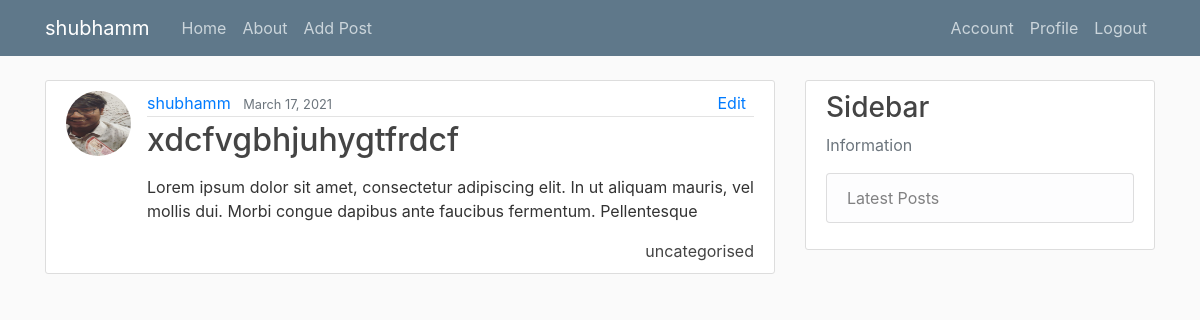
The app's page /my_view/ (signed in), older data.
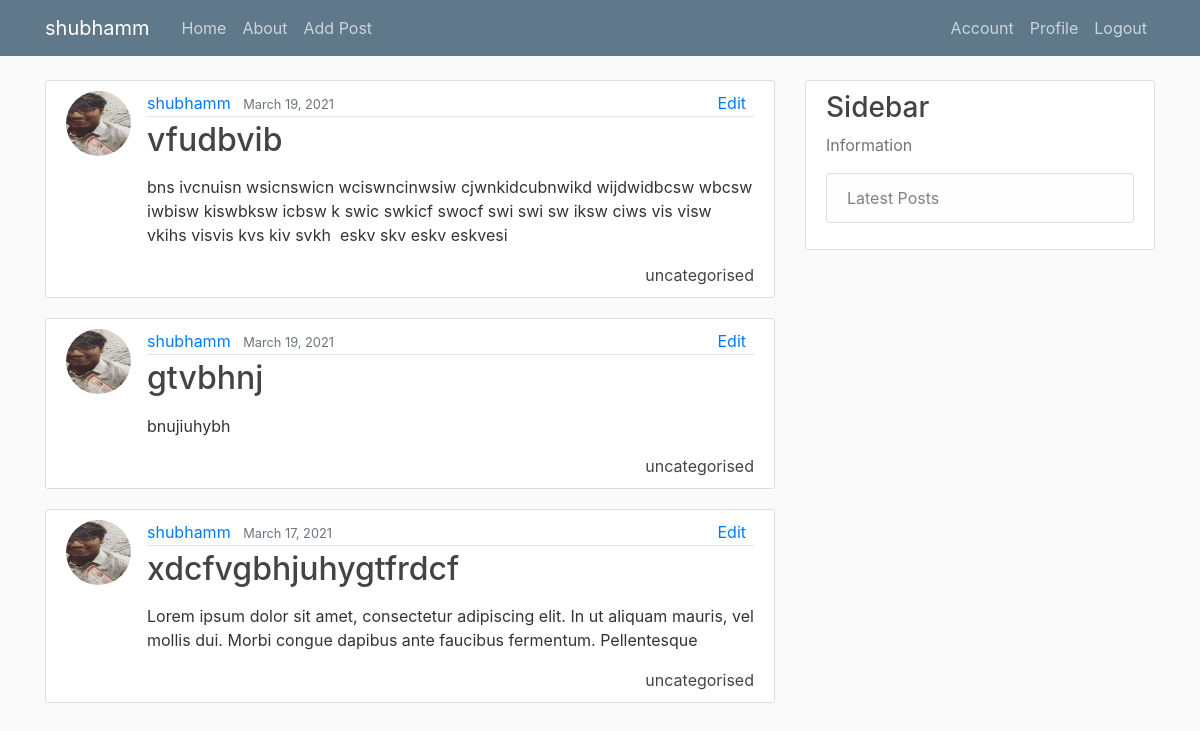
The same page, newer data.
### blog/models.py (models this page shows, shortened)
class Post(models.Model):
    title = models.CharField(max_length=100)
    content = CKEditor5Field(blank=True, null=True, config_name='extends')
    date_posted = models.DateTimeField(default=timezone.now)
    author = models.ForeignKey(User, on_delete=models.CASCADE)
    snippet = models.CharField(blank=True, max_length=100)
    category = models.CharField(max_length=100, default='uncategorised')
    likes = models.ManyToManyField(User, related_name='blogpost_like')

### users/models.py (models this page shows, shortened)
class Profile(models.Model):
    user = models.OneToOneField(User, unique=True, on_delete=models.CASCADE)
    bio = models.TextField(null=True, blank=True)
    image = models.ImageField(upload_to='profile_pics/')
    instagram_url = models.CharField(null=True, blank=True, max_length=255)

### blog/views.py (the view)
# urls.py: path('my_view/', MyView.as_view(), name='my-view'),
class MyView(ListView):
    model = Post
    template_name = 'blog/myposts.html'
    ordering = ['-date_posted']

### blog/templates/blog/myposts.html (shortened to what this page needs)
{% extends "blog/base.html" %}
{%load static%}
{% block content %}
{% for post in object_list%}
{%if post.author.id == user.id%}
<article class="media content-section">
    {%if post.author.profile.image.url%}
    <img class="rounded-circle article-img" src="{{post.author.profile.image.url}}" alt="oopsie">
    {%else%}
    <img class="rounded-circle article-img" src="{% static 'blog/images/not-found.png' %}" alt="oopsie">
    {% endif %}
    <div class="media-body">
        <div class="article-metadata">
            <a class="mr-2" href="#">{{ post.author }}</a>
            <small class="text-muted">{{ post.date_posted|date:"F d, Y" }}</small>
            {%if user.is_authenticated %}
            {%if post.author.id == user.id%}
            <a class="mr-2" style="float: right" href="{%url 'article-detailer' post.pk%}">Edit</a>
            {%endif%}
            {%endif%}
        </div>
        <h2><a class="article-title" href="{%url 'article-detailer' post.pk%}">{{ post.title }}</a></h2>
        <p class="article-content">{{ post.content|slice:":200"|safe }}</p>
        <a class="article-title" style="float: right"
            href="{%url 'category-post' post.category|slugify %}">{{post.category}}</a>
    </div>
</article>
{%endif%}
{% endfor %}
<br>
<br>
{% endblock content %}

### blog/templates/blog/base.html (shortened to what this page needs)
<!DOCTYPE html>
{% load static%}
<head>
    <link rel="stylesheet" href="https://stackpath.bootstrapcdn.com/bootstrap/4.3.1/css/bootstrap.min.css"
>
    <link rel="stylesheet" type="text/css" href="{% static 'blog/main.css' %}">
</head>
<body>
    <header class="site-header">
        <nav class="navbar navbar-expand-md navbar-dark bg-steel fixed-top">
            <div class="container">
                <a class="navbar-brand mr-4" href="{%url 'my-view' %}">{{user.username}}</a>
                <div class="collapse navbar-collapse" id="navbarToggle">
                    <div class="navbar-nav mr-auto">
                        <a class="nav-item nav-link" href="{% url 'blog-home' %}">Home</a>
                        <a class="nav-item nav-link" href="{% url 'blog-about' %}">About</a>
                        {%if user.is_authenticated %}
                        <a class="nav-item nav-link" href="{% url 'post-add' %}">Add Post</a>
                        {% endif %}
                    </div>
                    <div class="navbar-nav">
                        {%if user.is_authenticated %}
                        <a class="nav-item nav-link" href="{% url 'user-edit' %}">Account</a>
                        <a class="nav-item nav-link" href="{% url 'profile' %}">Profile</a>
                        <a class="nav-item nav-link" href="{% url 'logout' %}">Logout</a>
                        {% else %}
                        <a class="nav-item nav-link" href="{% url 'login' %}">Login</a>
                        <a class="nav-item nav-link" href="{% url 'register' %}">Register</a>
                        {% endif %}
                    </div>
                </div>
            </div>
        </nav>
    </header>
    <main role="main" class="container">
        <div class="row">
            <div class="col-md-8">
                {% block content %}{% endblock %}
            </div>
            <div class="col-md-4">
                <div class="content-section">
                    <h3>Sidebar</h3>
                    <p class='text-muted'>Information
                    <ul class="list-group">
                        <li class="list-group-item list-group-item-light">Latest Posts</li>
                    </ul>
                    </p>
                </div>
            </div>
        </div>
    </main>
</body>
</html>

### static/blog/main.css (style rules this page uses)
body { background: #fafafa; color: #333333; margin-top: 5rem; }
h1, h2, h3, h4, h5, h6 { color: #444444; }
ul { margin: 0; }
.bg-steel { background-color: #5f788a; }
.site-header .navbar-nav .nav-link { color: #cbd5db; }
.content-section { background: #ffffff; padding: 10px 20px; margin-right:0px; border: 1px solid #dddddd; border-radius: 3px; margin-bottom: 20px; }
.article-title { color: #444444; }
.article-content { white-space: pre-line; }
.article-img { height: 65px; width: 65px; margin-right: 16px; }
.article-metadata { padding-bottom: 1px; margin-bottom: 4px; border-bottom: 1px solid #e3e3e3 }

Row changes from the older to the newer data that the page shows:
added Post: author.profile.image (picture), author "shubhamm", date_posted "March 19, 2021", shows "Edit", title "vfudbvib", content "bns ivcnuisn wsicnswicn wciswncinwsiw cjwnkidcubnwikd wijdwidbcsw wbcsw iwbisw kiswbksw icbsw k swic swkicf swocf swi swi sw iksw ciws vis visw vkihs visvis kvs kiv svkh eskv skv eskv eskvesi", category "uncategorised"
added Post: author.profile.image (picture), author "shubhamm", date_posted "March 19, 2021", shows "Edit", title "gtvbhnj", content "bnujiuhybh", category "uncategorised"
